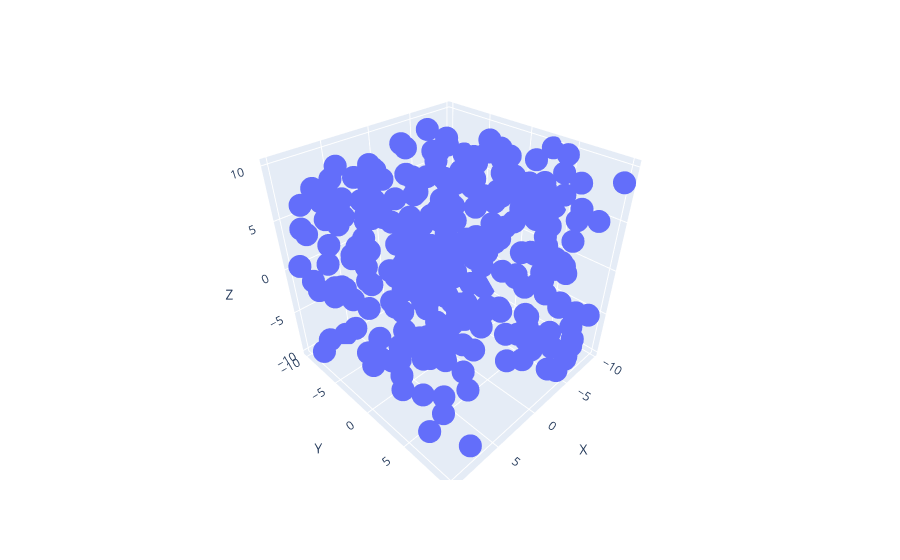

Write notebook code for a chart like this one.
### Markdown cell above
# 1. Using the given dataset, to generate a 3D scatter plot to visualize the distribution of data points in a threedimensional space.

### Code cell
np.random.seed(30)
data = {
    'X': np.random.uniform(-10, 10, 300),
    'Y': np.random.uniform(-10, 10, 300),
    'Z': np.random.uniform(-10, 10, 300)
}
df = pd.DataFrame(data)

fig = px.scatter_3d(df, x='X', y='Y', z='Z')

fig.show()

### Figure 1 — Plotly figure (JSON) as saved in the notebook; plotly's stock layout.template omitted (floating-point values rounded to 4 significant figures; data arrays with more than 128 entries replaced by an {"elided": "..."} marker saying what was removed)
{"data": [{"hovertemplate": "X=%{x}<br>Y=%{y}<br>Z=%{z}<extra></extra>", "legendgroup": "", "marker": {"color": "#636efa", "symbol": "circle"}, "mode": "markers", "name": "", "scene": "scene", "showlegend": false, "type": "scatter3d", "x": {"elided": "300 float values"}, "y": {"elided": "300 float values"}, "z": {"elided": "300 float values"}}], "layout": {"legend": {"tracegroupgap": 0}, "margin": {"t": 60}, "scene": {"domain": {"x": [0, 1], "y": [0, 1]}, "xaxis": {"title": {"text": "X"}}, "yaxis": {"title": {"text": "Y"}}, "zaxis": {"title": {"text": "Z"}}}}}
